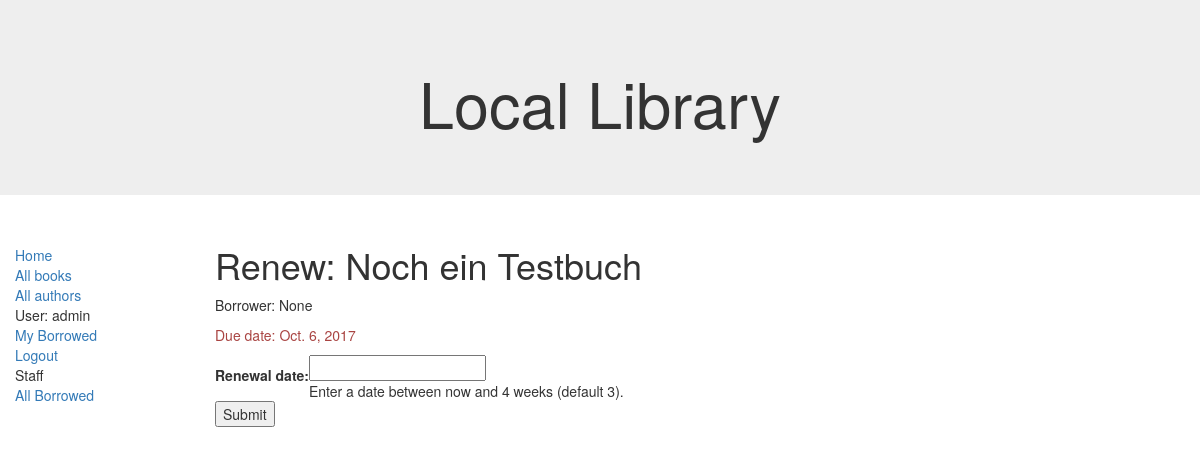
The app's page /catalog/book/5aaa17f9-b61b-4c38-b6c0-89c2fcc358d0/renew/ (signed in), older data.
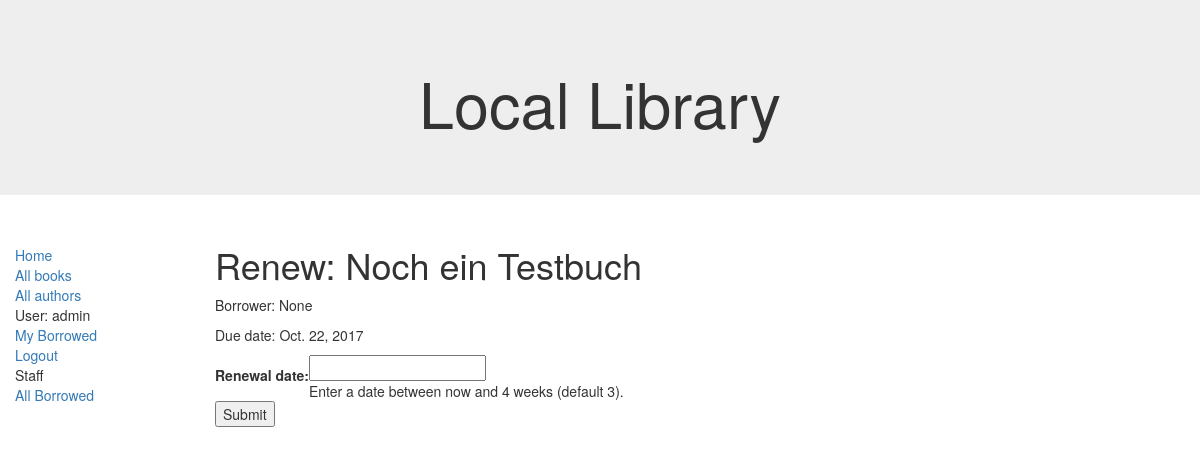
The same page, newer data.
### catalog/models.py (models this page shows, shortened)
class BookInstance(models.Model):
    id = models.UUIDField(primary_key=True, default=uuid.uuid4,
                          help_text="Unique ID for this particular book across whole library")
    book = models.ForeignKey('Book', on_delete=models.SET_NULL, null=True)
    imprint = models.CharField(max_length=200)
    due_back = models.DateField(null=True, blank=True)
    borrower = models.ForeignKey(User, on_delete=models.SET_NULL, null=True, blank=True)
    LOAN_STATUS = (
        ('m', 'Maintenance'),
        ('o', 'On loan'),
        ('a', 'Available'),
        ('r', 'Reserved'),
    )
    status = models.CharField(max_length=1, choices=LOAN_STATUS, blank=True, default='m', help_text='Book availability')
    @property
    def is_overdue(self):
        if self.due_back and date.today() > self.due_back:
            return True
        return False
    class Meta:
        ordering = ["due_back"]
        permissions = (("can_mark_returned", "Set book as returned"),)

class Book(models.Model):
    title = models.CharField(max_length=200)
    author = models.ForeignKey('Author', on_delete=models.SET_NULL, null=True)
    summary = models.TextField(max_length=1000, help_text="Enter a brief description.")
    isbn = models.CharField('ISBN', max_length=13, help_text="13 Characters.")
    genre = models.ManyToManyField(Genre, help_text="Select a genre for the book.")
    def display_genre(self):
        """Creates a string for the genre."""
        return ', '.join([genre.name for genre in self.genre.all()[:3]])
    display_genre.short_description = 'Genre'

### catalog/views.py (the view)
# urls.py: url(r'^book/(?P<pk>[-\w]+)/renew/$', views.renew_book_librarian, name='renew-book-librarian'),
@permission_required('catalog.can_mark_returned')
def renew_book_librarian(request, pk):
    book_inst = get_object_or_404(BookInstance, pk=pk)
    if request.method == 'POST':
        form = RenewBookModelForm(request.POST)
        if form.is_valid():
            book_inst.due_back = form.cleaned_data['renewal_date']
            book_inst.save()
            return HttpResponseRedirect(reverse('all-borrowed'))
    else:
        proposed_renewal_date = datetime.date.today() + datetime.timedelta(weeks=3)
        form = RenewBookModelForm(initial={'renewal_date': proposed_renewal_date,})
    return render(request, 'catalog/book_renew_librarian.html', {'form': form, 'bookinst': book_inst})

### catalog/forms.py (shortened to what this page needs)
class RenewBookModelForm(ModelForm):
    class Meta:
        model = BookInstance
        fields = ['due_back',]
        labels = {'due_back': _('Renewal date'), }
        help_texts = {'due_back': _('Enter a date between now and 4 weeks (default 3).'), }

### catalog/templates/catalog/book_renew_librarian.html (shortened to what this page needs)
{% extends "base_generic.html" %}
{% block content %}
    <h1>Renew: {{bookinst.book.title}}</h1>
    <p>Borrower: {{bookinst.borrower}}</p>
    <p{% if bookinst.is_overdue %} class="text-danger"{% endif %}>Due date: {{bookinst.due_back}}</p>
    <form action="" method="post">
        <table>
        {{ form }}
        </table>
        <input type="submit" value="Submit" />
    </form>
{% endblock %}

Row changes from the older to the newer data that the page shows:
changed BookInstance "None": due_back "Oct. 6, 2017" → "Oct. 22, 2017"
